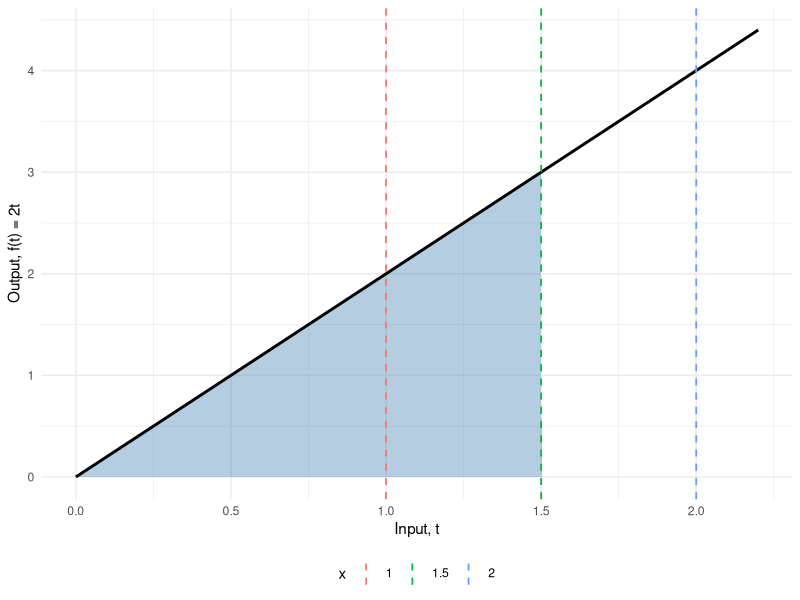
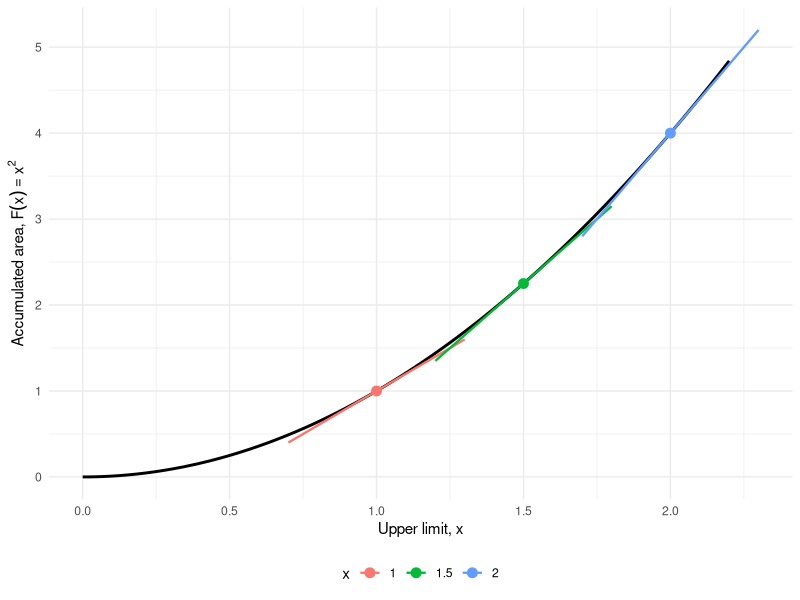

Write R code to recreate these figures, in order.
## ---- chunk 1
#| label: ftc-part1-setup
#| include: false
x_marks <- c(1, 1.5, 2)
x_focus <- 1.5
## ---- chunk 2
#| label: ftc-part1-left-code
#| code-fold: true
ggplot2::ggplot() +
  ggplot2::geom_area(
    data = tibble::tibble(t = seq(0, x_focus, length.out = 200)),
    ggplot2::aes(x = t, y = 2 * t),
    fill = "steelblue", alpha = 0.4
  ) +
  ggplot2::geom_function(fun = \(t) 2 * t, xlim = c(0, 2.2), linewidth = 1) +
  ggplot2::geom_vline(
    data = tibble::tibble(x = x_marks),
    ggplot2::aes(xintercept = x, color = factor(x)),
    linetype = "dashed", linewidth = 0.6
  ) +
  ggplot2::labs(x = "Input, t", y = "Output, f(t) = 2t", color = "x") +
  ggplot2::theme_minimal() +
  ggplot2::theme(legend.position = "bottom")
## ---- chunk 3
#| label: ftc-part1-right-code
#| code-fold: true
slope_df <- tibble::tibble(
  x = x_marks,
  Fx = x_marks^2,
  slope = 2 * x_marks
)

ggplot2::ggplot() +
  ggplot2::geom_function(fun = \(x) x^2, xlim = c(0, 2.2), linewidth = 1) +
  ggplot2::geom_point(
    data = slope_df,
    ggplot2::aes(x = x, y = Fx, color = factor(x)),
    size = 3
  ) +
  ggplot2::geom_segment(
    data = slope_df,
    ggplot2::aes(
      x = x - 0.3, xend = x + 0.3,
      y = Fx - 0.3 * slope, yend = Fx + 0.3 * slope,
      color = factor(x)
    ),
    linewidth = 0.8
  ) +
  ggplot2::labs(x = "Upper limit, x", y = expression("Accumulated area, " * F(x) == x^2), color = "x") +
  ggplot2::theme_minimal() +
  ggplot2::theme(legend.position = "bottom")
